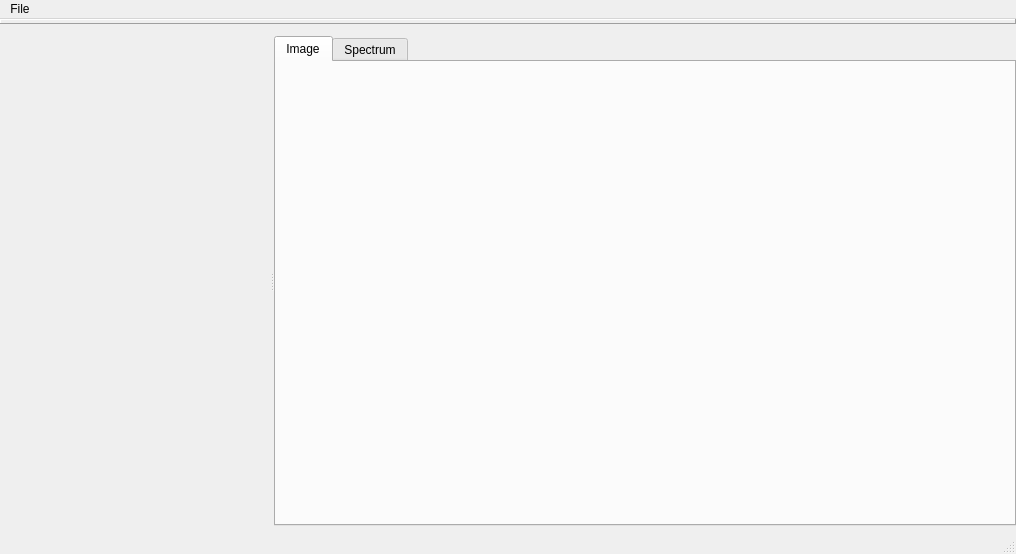
<?xml version="1.0" encoding="UTF-8"?>
<ui version="4.0">
 <class>MainWindow</class>
 <widget class="QMainWindow" name="MainWindow">
  <property name="geometry">
   <rect>
    <x>0</x>
    <y>0</y>
    <width>1016</width>
    <height>554</height>
   </rect>
  </property>
  <property name="windowTitle">
   <string>OCT Control</string>
  </property>
  <widget class="QWidget" name="centralwidget">
   <layout class="QVBoxLayout" name="verticalLayout_6">
    <property name="spacing">
     <number>6</number>
    </property>
    <property name="leftMargin">
     <number>0</number>
    </property>
    <property name="topMargin">
     <number>0</number>
    </property>
    <property name="rightMargin">
     <number>0</number>
    </property>
    <property name="bottomMargin">
     <number>0</number>
    </property>
    <item>
     <widget class="QFrame" name="topbar">
      <property name="sizePolicy">
       <sizepolicy hsizetype="Preferred" vsizetype="Preferred">
        <horstretch>0</horstretch>
        <verstretch>1</verstretch>
       </sizepolicy>
      </property>
      <property name="autoFillBackground">
       <bool>false</bool>
      </property>
      <property name="styleSheet">
       <string notr="true"/>
      </property>
      <property name="frameShape">
       <enum>QFrame::Panel</enum>
      </property>
      <property name="frameShadow">
       <enum>QFrame::Raised</enum>
      </property>
      <property name="lineWidth">
       <number>1</number>
      </property>
      <property name="midLineWidth">
       <number>0</number>
      </property>
     </widget>
    </item>
    <item>
     <widget class="QFrame" name="frame_3">
      <property name="sizePolicy">
       <sizepolicy hsizetype="Preferred" vsizetype="Preferred">
        <horstretch>0</horstretch>
        <verstretch>100</verstretch>
       </sizepolicy>
      </property>
      <property name="frameShape">
       <enum>QFrame::NoFrame</enum>
      </property>
      <property name="frameShadow">
       <enum>QFrame::Raised</enum>
      </property>
      <layout class="QVBoxLayout" name="verticalLayout">
       <property name="leftMargin">
        <number>0</number>
       </property>
       <property name="topMargin">
        <number>6</number>
       </property>
       <property name="rightMargin">
        <number>0</number>
       </property>
       <property name="bottomMargin">
        <number>6</number>
       </property>
       <item>
        <widget class="QSplitter" name="splitter">
         <property name="sizePolicy">
          <sizepolicy hsizetype="Preferred" vsizetype="Preferred">
           <horstretch>0</horstretch>
           <verstretch>0</verstretch>
          </sizepolicy>
         </property>
         <property name="orientation">
          <enum>Qt::Horizontal</enum>
         </property>
         <widget class="QWidget" name="leftbar_" native="true">
          <property name="sizePolicy">
           <sizepolicy hsizetype="Preferred" vsizetype="Preferred">
            <horstretch>1</horstretch>
            <verstretch>0</verstretch>
           </sizepolicy>
          </property>
          <property name="minimumSize">
           <size>
            <width>270</width>
            <height>0</height>
           </size>
          </property>
          <layout class="QVBoxLayout" name="verticalLayout_2">
           <item>
            <widget class="QScrollArea" name="scrollArea">
             <property name="frameShape">
              <enum>QFrame::NoFrame</enum>
             </property>
             <property name="horizontalScrollBarPolicy">
              <enum>Qt::ScrollBarAlwaysOff</enum>
             </property>
             <property name="widgetResizable">
              <bool>true</bool>
             </property>
             <widget class="QWidget" name="leftbar">
              <property name="geometry">
               <rect>
                <x>0</x>
                <y>0</y>
                <width>252</width>
                <height>472</height>
               </rect>
              </property>
             </widget>
            </widget>
           </item>
          </layout>
         </widget>
         <widget class="QTabWidget" name="central">
          <property name="sizePolicy">
           <sizepolicy hsizetype="Preferred" vsizetype="Preferred">
            <horstretch>10</horstretch>
            <verstretch>0</verstretch>
           </sizepolicy>
          </property>
          <property name="currentIndex">
           <number>0</number>
          </property>
          <widget class="QWidget" name="image_page" native="true">
           <attribute name="title">
            <string>Image</string>
           </attribute>
          </widget>
          <widget class="QWidget" name="spectrum_page">
           <attribute name="title">
            <string>Spectrum</string>
           </attribute>
          </widget>
         </widget>
        </widget>
       </item>
      </layout>
     </widget>
    </item>
   </layout>
  </widget>
  <widget class="QMenuBar" name="menubar">
   <property name="geometry">
    <rect>
     <x>0</x>
     <y>0</y>
     <width>1016</width>
     <height>18</height>
    </rect>
   </property>
   <widget class="QMenu" name="menuFile">
    <property name="title">
     <string>File</string>
    </property>
    <addaction name="action_save"/>
    <addaction name="action_open"/>
   </widget>
   <addaction name="menuFile"/>
  </widget>
  <widget class="QStatusBar" name="statusbar"/>
  <action name="action_save">
   <property name="text">
    <string>Save As</string>
   </property>
  </action>
  <action name="action_open">
   <property name="text">
    <string>Open</string>
   </property>
  </action>
 </widget>
 <resources/>
 <connections/>
</ui>
